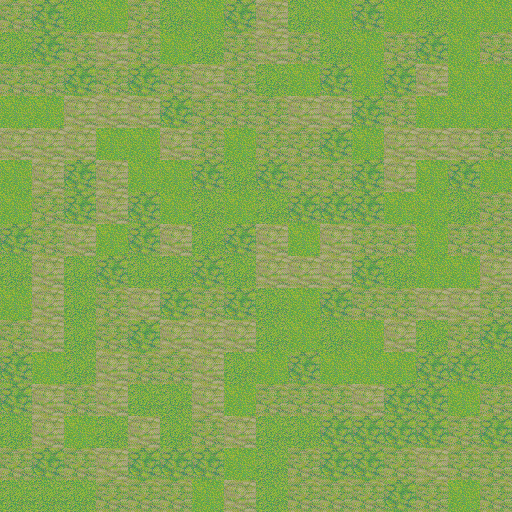

A level layout from a 2D game, rendered from its tile map. Below: a short description, then the map file with its tile-grid data intact:
An orthogonal 16x16 tile map with 32x32 px tiles, 4 tile layers (floor, wall, obj, cover).

<map version="1.0" orientation="orthogonal" renderorder="right-down" width="16" height="16" tilewidth="32" tileheight="32" nextobjectid="1">
 <tileset firstgid="1" name="Old" tilewidth="32" tileheight="32" tilecount="1736" columns="8">
  <image source="Old.png" width="256" height="6963" />
 </tileset>
 <layer name="floor" width="16" height="16">
  <data encoding="csv">
644,643,642,641,644,642,641,643,645,642,641,643,641,642,641,641,
642,643,644,645,644,641,642,644,645,644,642,641,644,643,641,644,
644,644,643,644,643,644,645,644,642,641,643,641,643,645,641,641,
641,641,645,645,645,643,644,644,644,645,645,643,644,641,641,641,
645,645,645,641,641,645,644,641,644,644,643,641,645,645,645,644,
641,645,643,645,641,641,643,642,643,644,644,643,645,641,643,641,
641,644,643,645,643,641,642,641,642,643,643,643,641,641,642,644,
643,644,645,641,643,645,642,643,645,641,645,644,644,641,644,644,
642,645,642,643,642,642,643,642,645,645,645,643,642,641,641,645,
641,645,642,644,645,643,644,643,642,641,643,644,644,645,645,644,
644,645,642,644,643,645,645,645,642,641,642,641,645,642,644,643,
643,641,642,645,644,644,645,642,641,643,641,641,641,643,643,642,
643,645,644,645,642,642,645,641,644,644,644,645,643,643,641,644,
642,645,641,642,645,642,644,645,642,642,643,643,643,643,644,643,
644,643,644,645,643,643,643,641,642,644,643,643,644,645,644,644,
642,642,642,644,644,644,641,645,642,644,644,644,643,644,641,644
</data>
 </layer>
 <layer name="wall" width="16" height="16">
  <data encoding="csv">
0,0,0,0,0,0,0,0,0,0,0,0,0,0,0,0,
0,0,0,0,0,0,0,0,0,0,0,0,0,0,0,0,
0,0,0,0,0,0,0,0,0,0,0,0,0,0,0,0,
0,0,0,0,0,0,0,0,0,0,0,0,0,0,0,0,
0,0,0,0,0,0,0,0,0,0,0,0,0,0,0,0,
0,0,0,0,0,0,0,0,0,0,0,0,0,0,0,0,
0,0,0,0,0,0,0,0,0,0,0,0,0,0,0,0,
0,0,0,0,0,0,0,0,0,0,0,0,0,0,0,0,
0,0,0,0,0,0,0,0,0,0,0,0,0,0,0,0,
0,0,0,0,0,0,0,0,0,0,0,0,0,0,0,0,
0,0,0,0,0,0,0,0,0,0,0,0,0,0,0,0,
0,0,0,0,0,0,0,0,0,0,0,0,0,0,0,0,
0,0,0,0,0,0,0,0,0,0,0,0,0,0,0,0,
0,0,0,0,0,0,0,0,0,0,0,0,0,0,0,0,
0,0,0,0,0,0,0,0,0,0,0,0,0,0,0,0,
0,0,0,0,0,0,0,0,0,0,0,0,0,0,0,0
</data>
 </layer>
 <layer name="obj" width="16" height="16">
  <data encoding="csv">
0,0,0,0,0,0,0,0,0,0,0,0,0,0,0,0,
0,0,0,0,0,0,0,0,0,0,0,0,0,0,0,0,
0,0,0,0,0,0,0,0,0,0,0,0,0,0,0,0,
0,0,0,0,0,0,0,0,0,0,0,0,0,0,0,0,
0,0,0,0,0,0,0,0,0,0,0,0,0,0,0,0,
0,0,0,0,0,0,0,0,0,0,0,0,0,0,0,0,
0,0,0,0,0,0,0,0,0,0,0,0,0,0,0,0,
0,0,0,0,0,0,0,0,0,0,0,0,0,0,0,0,
0,0,0,0,0,0,0,0,0,0,0,0,0,0,0,0,
0,0,0,0,0,0,0,0,0,0,0,0,0,0,0,0,
0,0,0,0,0,0,0,0,0,0,0,0,0,0,0,0,
0,0,0,0,0,0,0,0,0,0,0,0,0,0,0,0,
0,0,0,0,0,0,0,0,0,0,0,0,0,0,0,0,
0,0,0,0,0,0,0,0,0,0,0,0,0,0,0,0,
0,0,0,0,0,0,0,0,0,0,0,0,0,0,0,0,
0,0,0,0,0,0,0,0,0,0,0,0,0,0,0,0
</data>
 </layer>
 <layer name="cover" width="16" height="16">
  <data encoding="csv">
0,0,0,0,0,0,0,0,0,0,0,0,0,0,0,0,
0,0,0,0,0,0,0,0,0,0,0,0,0,0,0,0,
0,0,0,0,0,0,0,0,0,0,0,0,0,0,0,0,
0,0,0,0,0,0,0,0,0,0,0,0,0,0,0,0,
0,0,0,0,0,0,0,0,0,0,0,0,0,0,0,0,
0,0,0,0,0,0,0,0,0,0,0,0,0,0,0,0,
0,0,0,0,0,0,0,0,0,0,0,0,0,0,0,0,
0,0,0,0,0,0,0,0,0,0,0,0,0,0,0,0,
0,0,0,0,0,0,0,0,0,0,0,0,0,0,0,0,
0,0,0,0,0,0,0,0,0,0,0,0,0,0,0,0,
0,0,0,0,0,0,0,0,0,0,0,0,0,0,0,0,
0,0,0,0,0,0,0,0,0,0,0,0,0,0,0,0,
0,0,0,0,0,0,0,0,0,0,0,0,0,0,0,0,
0,0,0,0,0,0,0,0,0,0,0,0,0,0,0,0,
0,0,0,0,0,0,0,0,0,0,0,0,0,0,0,0,
0,0,0,0,0,0,0,0,0,0,0,0,0,0,0,0
</data>
 </layer>
</map>
